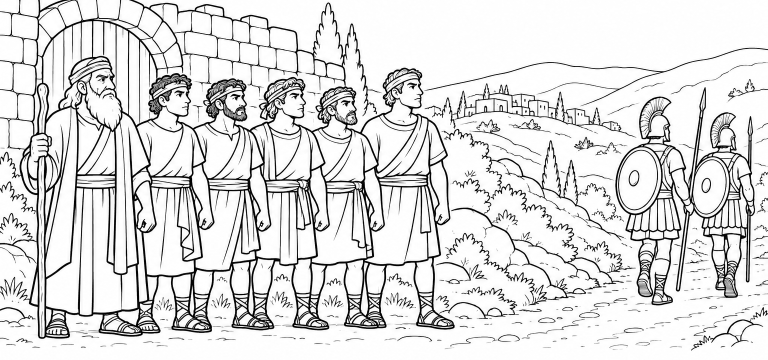
#> input picture books/hanukkah-8-nights/inputs/illustrations/11.png, 1536 x 720 px (shown at 1/2 size); its folder holds only this picture in this run
$ python ampliar_ilustracoes.py
#> lines starting #> are read from the running program, lines starting #| are printed output that depends on the picture
"""
ampliar_ilustracoes.py
Gera inputs/illustrations_hi/ com todas as ilustrações (traço P&B) ampliadas 2x quando têm menos de 2400 px de
largura, em escala de cinza, com fundo branco puro e contraste de traço reforçado (curva de níveis), para que o
miolo atinja 300 DPI efetivos nas larguras impressas (revisão de 09/10/2026: p14 177 DPI, p35 177, p40 146, p32 222).
As originais (inputs/illustrations/) ficam intactas. Observação: a ampliação não cria detalhe novo; ela deixa o
contorno liso e nítido em vez de serrilhado/embaçado.
Uso: python ampliar_ilustracoes.py
"""
from pathlib import Path

import numpy as np
from PIL import Image

ROOT = Path(__file__).resolve().parents[2]
SRC, DST = ROOT / "inputs" / "illustrations", ROOT / "inputs" / "illustrations_hi"
DST.mkdir(exist_ok=True)


def niveis(a: np.ndarray) -> np.ndarray:
    """Fundo (>= 235) vira branco; traço escuro fica mais firme: [60, 200] -> [0, 255]."""
    x = np.clip((a.astype(np.float32) - 60.0) * (255.0 / 140.0), 0, 255)
    x[a >= 235] = 255
    return x.astype(np.uint8)


for f in sorted(SRC.glob("*.png")):
    im = Image.open(f)
#> im is the input picture: PIL image 1536x720 L; min 0, max 255, mean 220.8
    if im.mode in ("RGBA", "LA", "P"):
        im = im.convert("RGBA")
        bg = Image.new("RGBA", im.size, (255, 255, 255, 255))
        bg.alpha_composite(im)
        im = bg
    im = im.convert("L")
    if im.width < 2400:
        k = 2 if im.width * 2 <= 4800 else 1
#> k = 2
        im = im.resize((im.width * k, im.height * k), Image.LANCZOS)
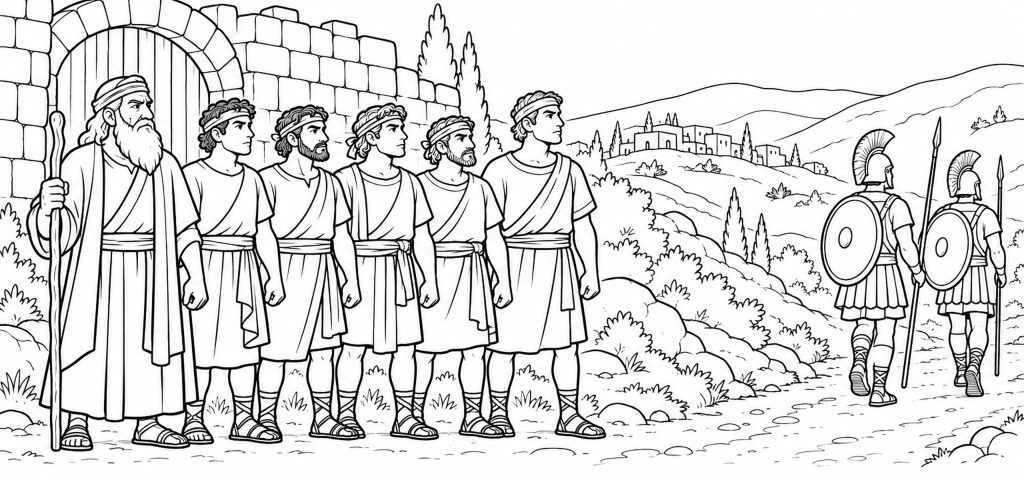
#> im: PIL image 3072x1440 L (shown at 1/3 size); min 0, max 255, mean 220.6
    out = Image.fromarray(niveis(np.array(im)))
    out.save(DST / f.name, dpi=(300, 300), optimize=True)
print(len(list(DST.glob("*.png"))), "arquivos em", DST)

$ run again, on books/hanukkah-8-nights/inputs/illustrations/21.png
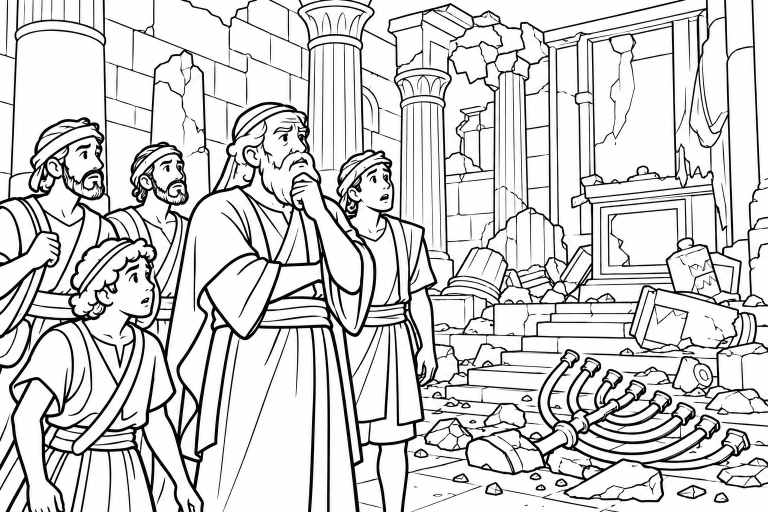
#> input picture books/hanukkah-8-nights/inputs/illustrations/21.png, 1536 x 1024 px (shown at 1/2 size)
#> im is the input picture: PIL image 1536x1024 RGB; mean R, G, B 212.4, 212.4, 212.5
#> `im = im.resize((im.width * k, im.height * k), Image.LANCZOS)`:
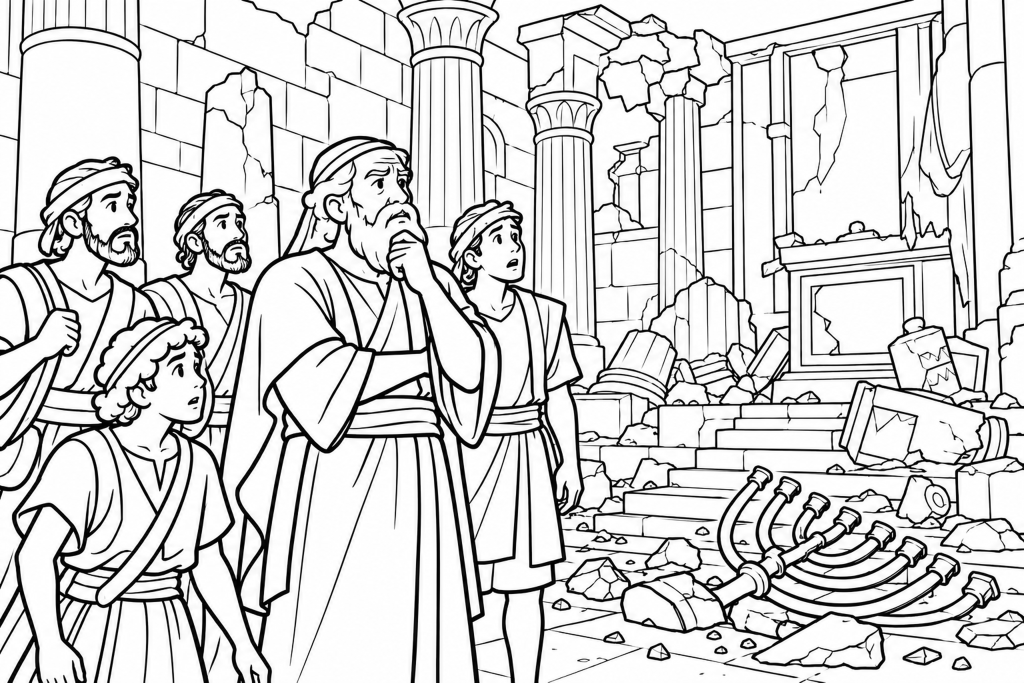
#> im: PIL image 3072x2048 L (shown at 1/3 size); min 0, max 255, mean 212.3

$ run again, on books/hanukkah-8-nights/inputs/illustrations/22.png
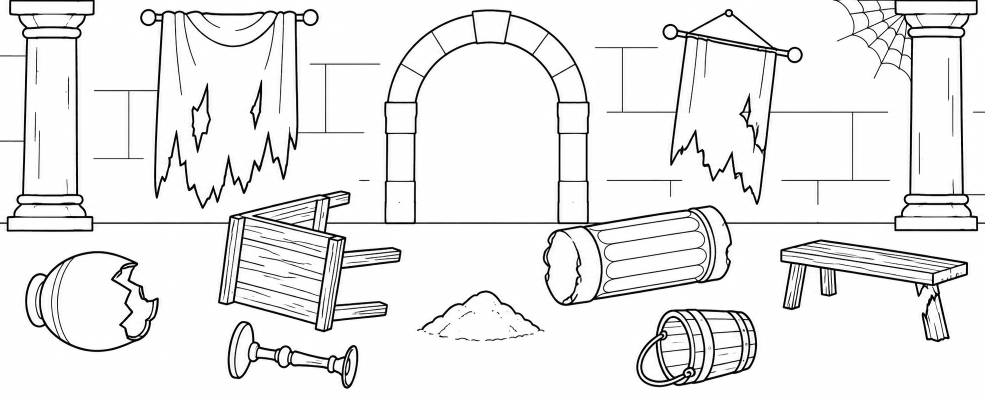
#> input picture books/hanukkah-8-nights/inputs/illustrations/22.png, 1969 x 799 px (shown at 1/2 size)
#> im is the input picture: PIL image 1969x799 RGB; mean R, G, B 236.3, 236.2, 236.3
#> `im = im.resize((im.width * k, im.height * k), Image.LANCZOS)`:
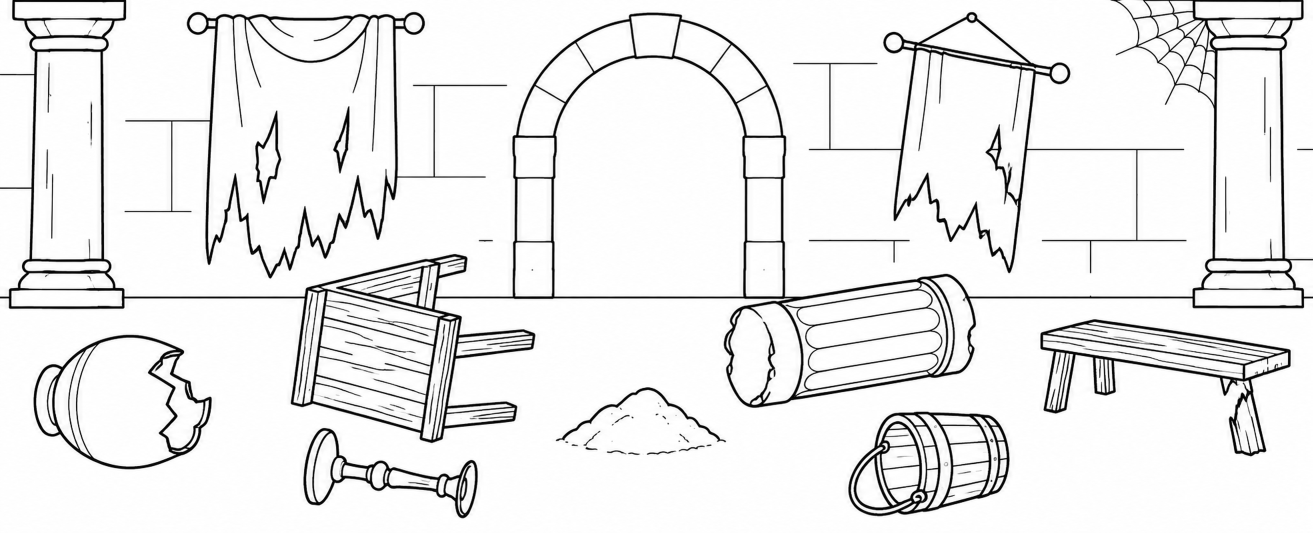
#> im: PIL image 3938x1598 L (shown at 1/3 size); min 0, max 255, mean 236.2

$ run again, on books/hanukkah-8-nights/inputs/illustrations/24.png
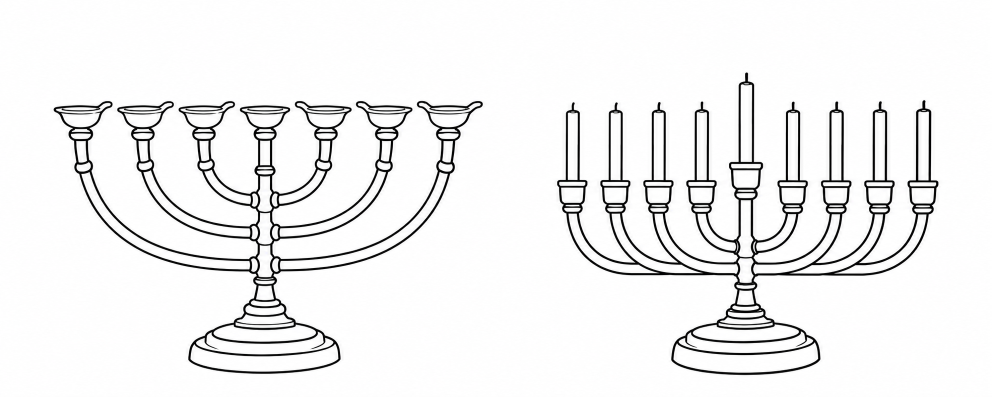
#> input picture books/hanukkah-8-nights/inputs/illustrations/24.png, 1983 x 793 px (shown at 1/2 size)
#> im is the input picture: PIL image 1983x793 RGB; mean R, G, B 239.8, 239.8, 239.9
#> `im = im.resize((im.width * k, im.height * k), Image.LANCZOS)`:
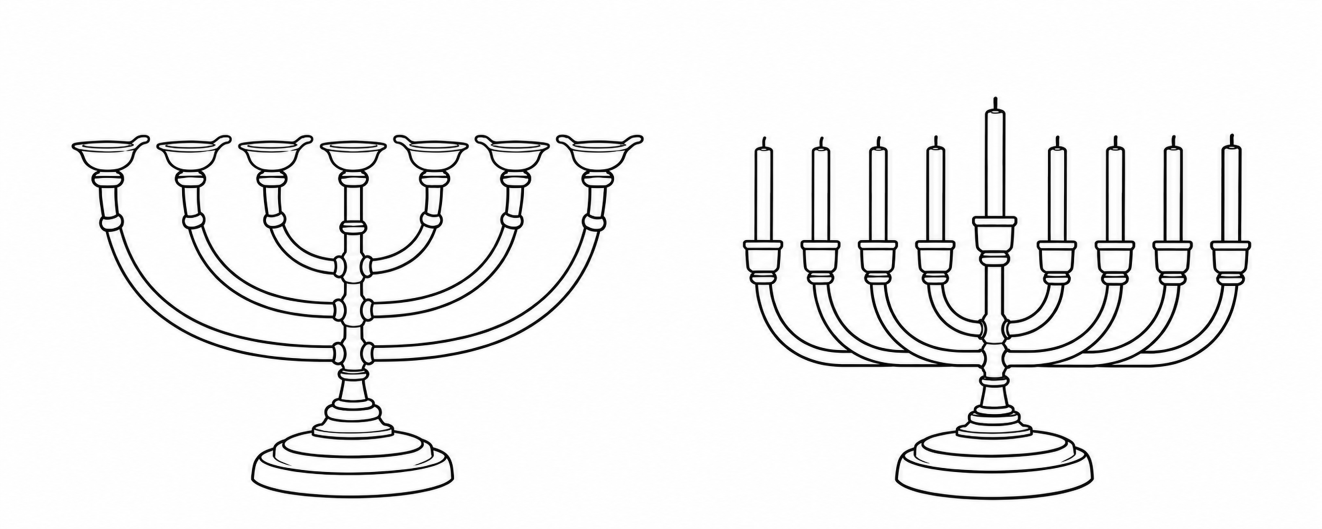
#> im: PIL image 3966x1586 L (shown at 1/3 size); min 0, max 255, mean 239.8

$ run again, on books/hanukkah-8-nights/inputs/illustrations/12.png
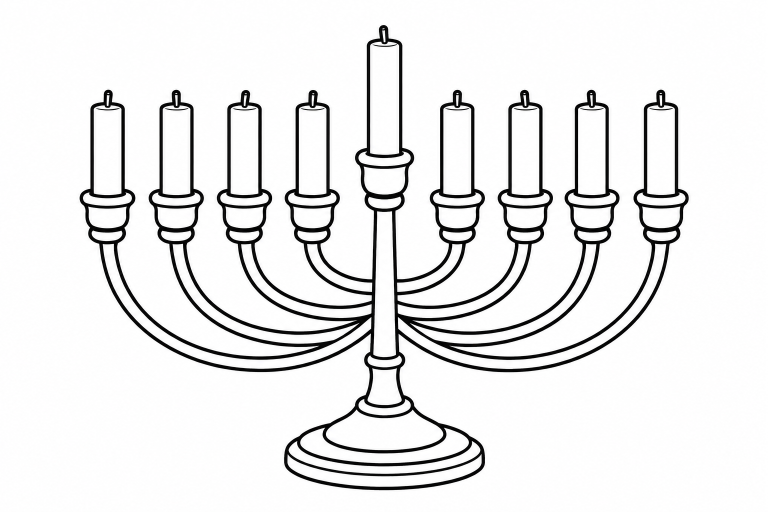
#> input picture books/hanukkah-8-nights/inputs/illustrations/12.png, 1536 x 1024 px (shown at 1/2 size)
#> im is the input picture: PIL image 1536x1024 RGB; mean R, G, B 234.6, 234.5, 234.6
#> `im = im.resize((im.width * k, im.height * k), Image.LANCZOS)`:
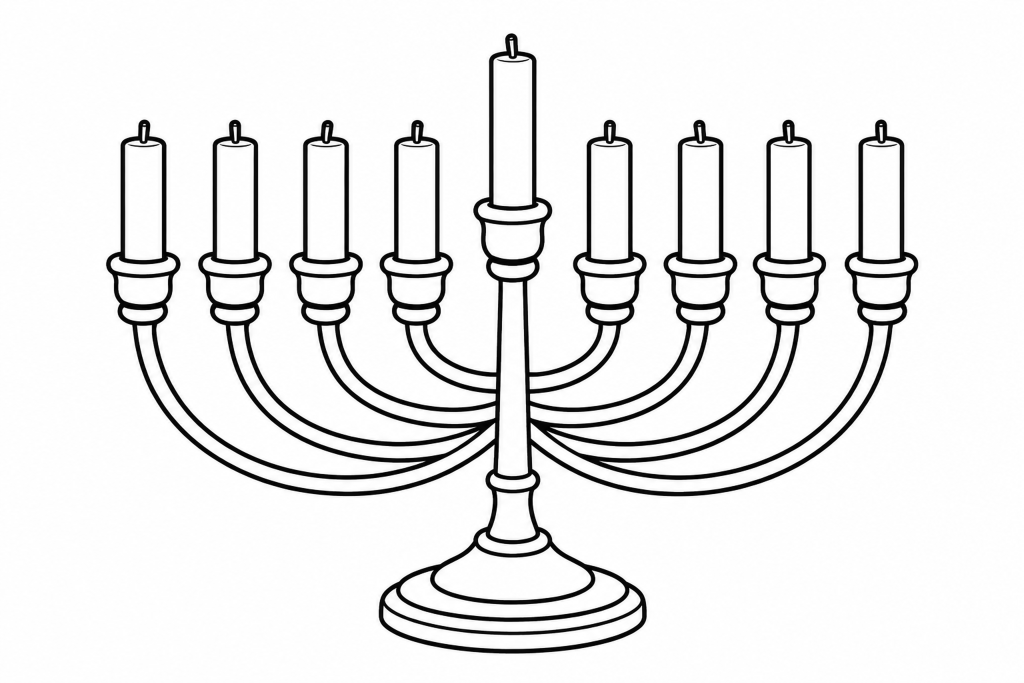
#> im: PIL image 3072x2048 L (shown at 1/3 size); min 0, max 255, mean 234.5
